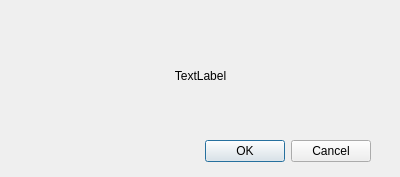
<?xml version="1.0" encoding="UTF-8"?>
<ui version="4.0">
 <class>dialogWindow</class>
 <widget class="QDialog" name="dialogWindow">
  <property name="geometry">
   <rect>
    <x>0</x>
    <y>0</y>
    <width>400</width>
    <height>177</height>
   </rect>
  </property>
  <property name="windowTitle">
   <string>Dialog</string>
  </property>
  <widget class="QDialogButtonBox" name="buttonBox">
   <property name="geometry">
    <rect>
     <x>30</x>
     <y>131</y>
     <width>341</width>
     <height>41</height>
    </rect>
   </property>
   <property name="orientation">
    <enum>Qt::Horizontal</enum>
   </property>
   <property name="standardButtons">
    <set>QDialogButtonBox::Cancel|QDialogButtonBox::Ok</set>
   </property>
  </widget>
  <widget class="QWidget" name="verticalLayoutWidget">
   <property name="geometry">
    <rect>
     <x>30</x>
     <y>30</y>
     <width>341</width>
     <height>91</height>
    </rect>
   </property>
   <layout class="QVBoxLayout" name="verticalLayout">
    <item>
     <widget class="QLabel" name="label">
      <property name="text">
       <string>TextLabel</string>
      </property>
      <property name="alignment">
       <set>Qt::AlignCenter</set>
      </property>
     </widget>
    </item>
   </layout>
  </widget>
 </widget>
 <resources/>
 <connections>
  <connection>
   <sender>buttonBox</sender>
   <signal>accepted()</signal>
   <receiver>dialogWindow</receiver>
   <slot>accept()</slot>
   <hints>
    <hint type="sourcelabel">
     <x>248</x>
     <y>254</y>
    </hint>
    <hint type="destinationlabel">
     <x>157</x>
     <y>274</y>
    </hint>
   </hints>
  </connection>
  <connection>
   <sender>buttonBox</sender>
   <signal>rejected()</signal>
   <receiver>dialogWindow</receiver>
   <slot>reject()</slot>
   <hints>
    <hint type="sourcelabel">
     <x>316</x>
     <y>260</y>
    </hint>
    <hint type="destinationlabel">
     <x>286</x>
     <y>274</y>
    </hint>
   </hints>
  </connection>
 </connections>
</ui>
